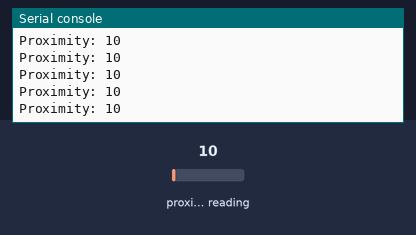
A program run on a simulated Raspberry Pi Pico running MicroPython. On the bench: the last lines printed to the serial console. The inputs (shaded band) are chosen by the test bench; at power-on: proximity reading 10.

Above: at 1.2 s.
1.3 s: proximity reading set to 5
At 1.57 s:
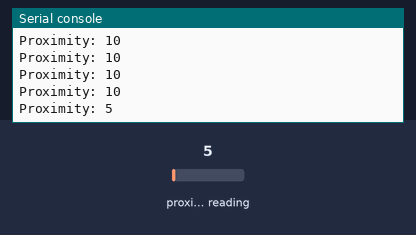
2.8 s: proximity reading set to 64
At 2.97 s:
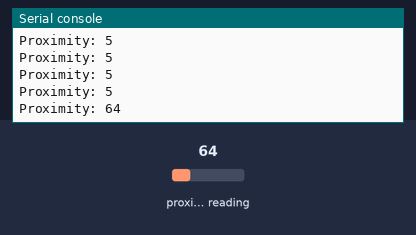
Timing chart, 0 to 5.8 s (numbered marks = the images above; inputs shaded):
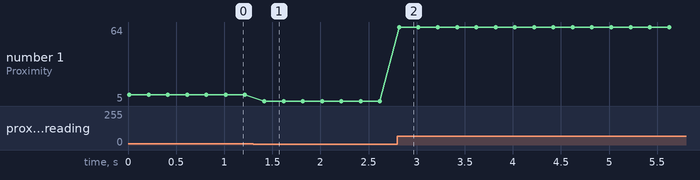

Measured:
- after the input at 1.3 s, the serial console: prints a new line after 0.12 s (image 1)
- after the input at 2.8 s, the serial console: prints a new line at once (image 2)
- plotted number 1: 10 → 5 after the input at 1.3 s, 5 → 64 after the input at 2.8 s

The program:

example.py
```python
# Performs low-level I2C register reads/writes on a Raspberry Pi Pico running MicroPython to enable the proximity engine and continuously read raw proximity values from the APDS-9960.
#
# Buy this module: https://shillehtek.com/products/apds-9960-gesture-proximity-color-sensor-module
# Full manual: https://shillehtek.com/blogs/shillehtek-product-manuals/apds-9960-gesture-proximity-color-sensor-module-manual
# More examples: https://github.com/shillehbean/shillehtek-examples
#

# APDS-9960 Proximity Reading - Raspberry Pi Pico MicroPython Example
# SDA: GP0, SCL: GP1 (I2C0), VCC: 3V3 OUT (pin 36)
# No external library needed - reads the sensor registers directly.

from machine import Pin, I2C
import time

APDS_ADDR  = 0x39   # Fixed I2C address of the APDS-9960
REG_ENABLE = 0x80   # Power / feature enable register
REG_PPULSE = 0x8E   # Proximity IR pulse configuration
REG_ID     = 0x92   # Device ID register
REG_PDATA  = 0x9C   # Proximity data register

i2c = I2C(0, sda=Pin(0), scl=Pin(1), freq=400000)

# Sanity check: the sensor should answer at 0x39
if APDS_ADDR not in i2c.scan():
    raise RuntimeError("APDS-9960 not found at 0x39 - check wiring")

chip_id = i2c.readfrom_mem(APDS_ADDR, REG_ID, 1)[0]
print("Device ID: 0x{:02X}".format(chip_id))

# 8 IR pulses of 16 us each (same default the SparkFun library uses)
i2c.writeto_mem(APDS_ADDR, REG_PPULSE, b'\x87')

# ENABLE register: PON (bit 0) powers the chip, PEN (bit 2)
# starts the proximity engine -> 0b00000101 = 0x05
i2c.writeto_mem(APDS_ADDR, REG_ENABLE, b'\x05')
time.sleep_ms(10)

while True:
    # PDATA: 0 (nothing in range) up to 255 (object right at the lens)
    prox = i2c.readfrom_mem(APDS_ADDR, REG_PDATA, 1)[0]
    print("Proximity:", prox)
    time.sleep_ms(200)
```
